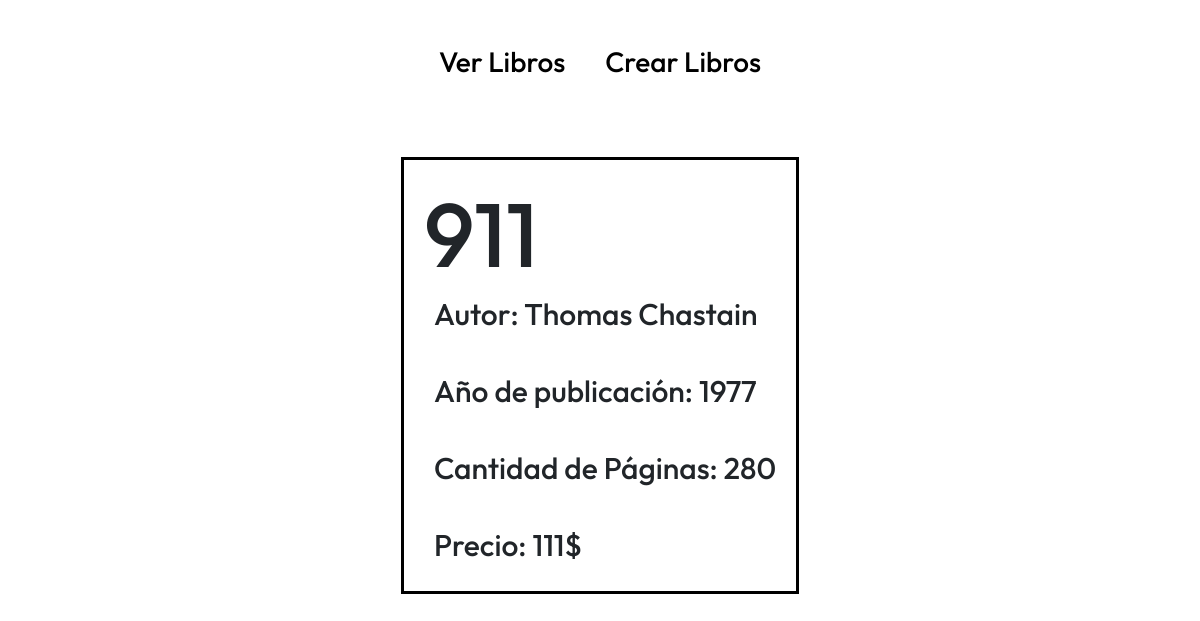
The page /ver-libro/911 on the database its author committed.
### listaLibros/models.py (models this page shows)
class newBook(models.Model):
    tituloD = models.CharField(max_length=80)
    autorD = models.CharField(max_length=80)
    yearD = models.IntegerField()
    cantPagD = models.IntegerField()
    precioD = models.IntegerField()

### listaLibros/views.py (the view)
# urls.py: path("ver-libro/<str:bookTitle>", views.VerDetalles, name="ver-detalles")
def VerDetalles(request, bookTitle):
    try:
        bookModel = models.newBook.objects.get(tituloD = bookTitle)
        return render(request, "bookDetail.html", {"bookDetail": bookModel})
    except:
        return HttpResponse("Funciona")

### listaLibros/templates/bookDetail.html (shortened to what this page needs)
{% extends 'base.html' %}
{%load static%}
{% block style %}
<link rel="stylesheet" href="{% static 'bookDetail.css' %}">
{% endblock %}
{% block content %}
    <div class="bookDetailContainer">
        <h1>{{bookDetail.tituloD}}</h1>
        <h2>Autor: {{bookDetail.autorD}}</h2>
        <h2>Año de publicación: {{bookDetail.yearD}}</h2>
        <h2>Cantidad de Páginas: {{bookDetail.cantPagD}}</h2>
        <h2>Precio: {{bookDetail.precioD}}$</h2>
    </div>
{% endblock %}

### listaLibros/static/base.css (style rules this page uses)
body { margin: 25px; }

### listaLibros/static/bookDetail.css (style rules this page uses)
.bookDetailContainer { display: flex; margin: 50px; flex-flow: column wrap; justify-content: center; align-items: flex-start; margin: 50px; padding: 20px; height: auto; max-width: 500px; width: auto; border: 3px solid black; transition: 1s; }
.bookDetailContainer h1 { font-size: 90px; }
.bookDetailContainer h2 { padding-left: 10px; font-size: 30px; }

### rows shown on the page
newBook: tituloD "911", autorD "Thomas Chastain", yearD "1977", cantPagD "280", precioD "111"
